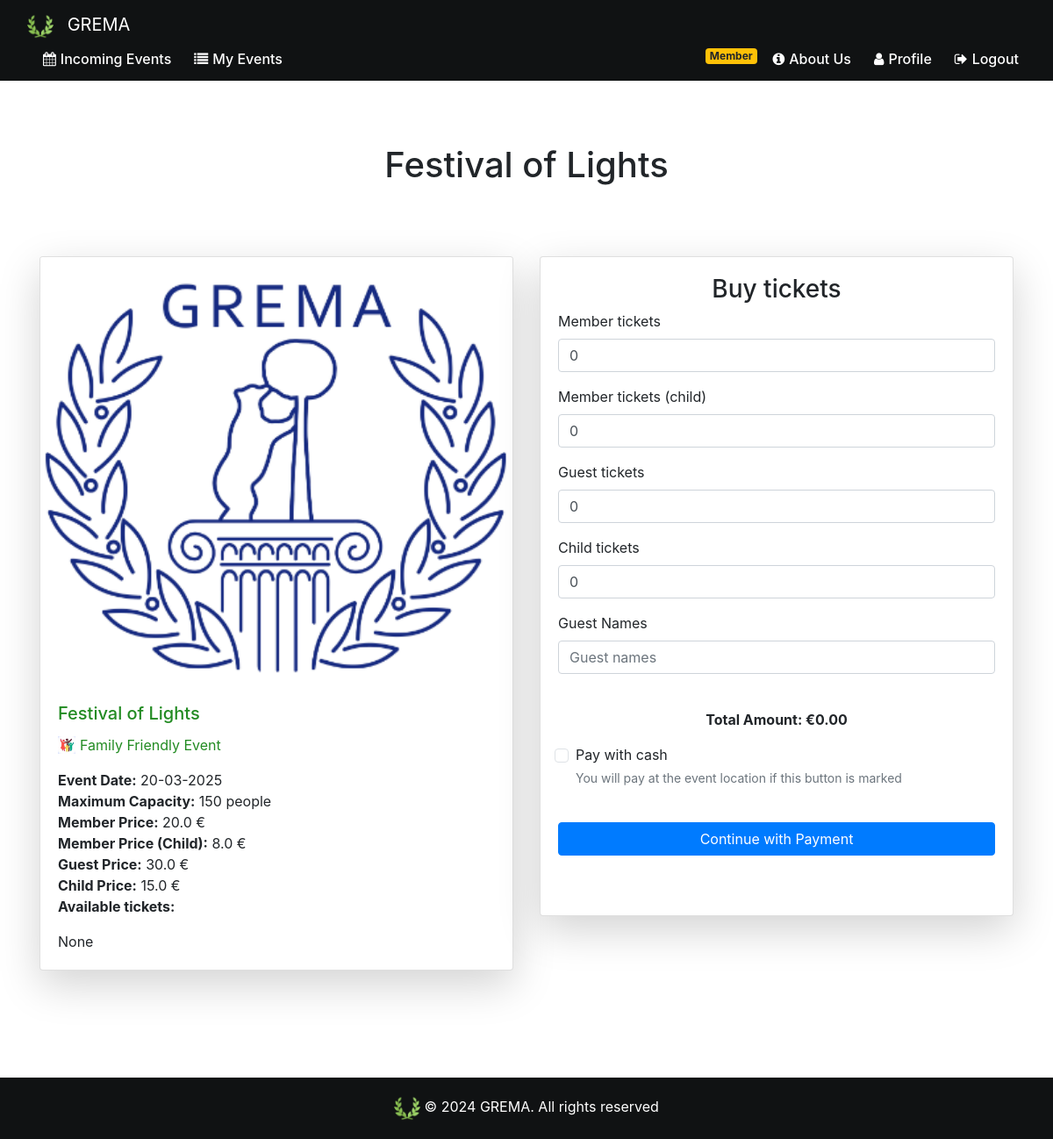
The app's page /event-attendance/2 (signed in), older data.
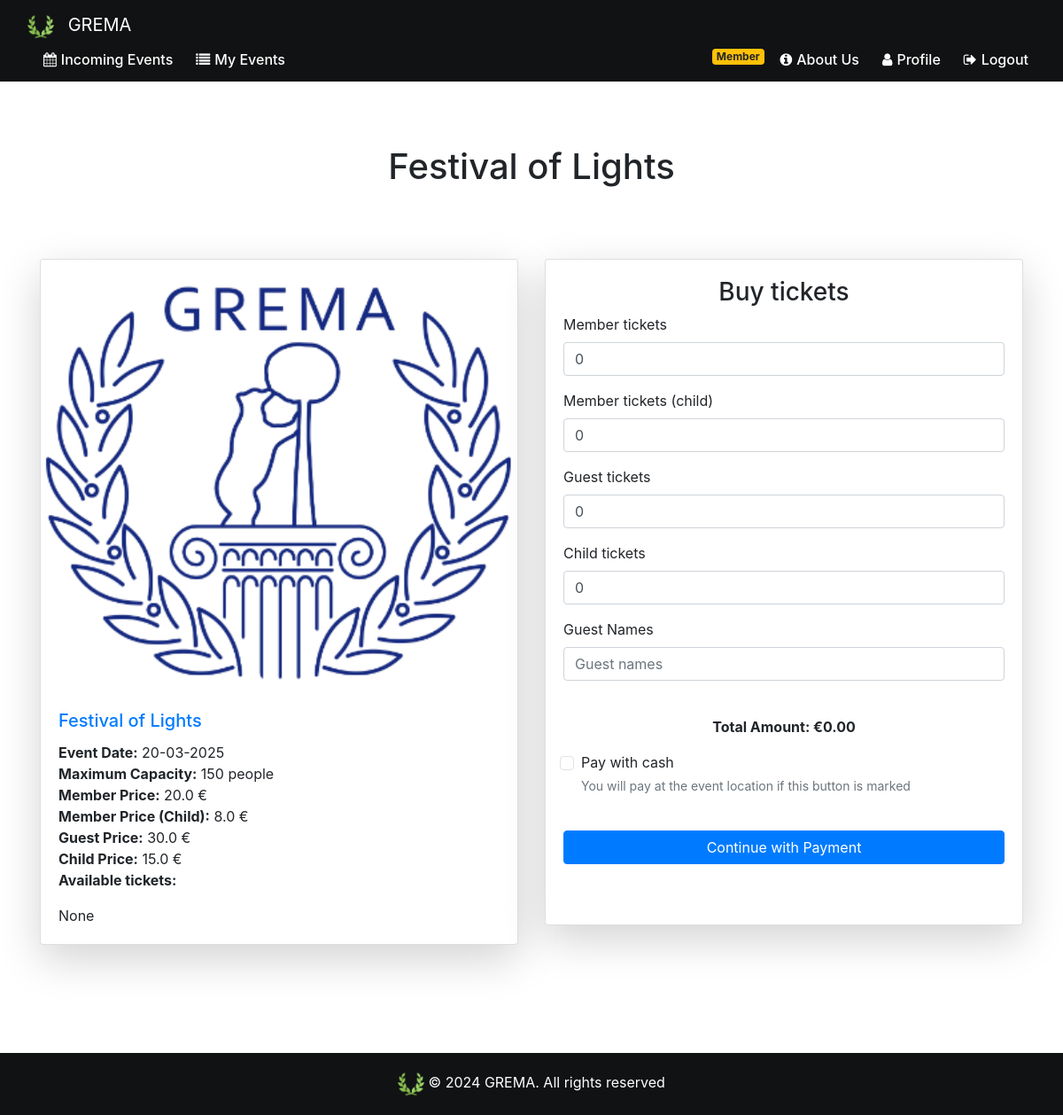
The same page, newer data.
### website/models.py (models this page shows)
class Event(db.Model):
    id = db.Column(db.Integer, primary_key=True)
    name= db.Column(db.String(80))
    date = db.Column(db.DateTime(timezone=True), default=func.current_date())
    max_guest_num = db.Column(db.Integer)
    member_price=db.Column(db.Float)
    member_child_price=db.Column(db.Float)
    guest_price=db.Column(db.Float)
    child_price=db.Column(db.Float)
    is_family_friendly=db.Column(db.Boolean)
    img_url=db.Column(db.String(300))
    description=db.Column(db.String(800))
    admin_id = db.Column(db.Integer, db.ForeignKey('admin.id'))

### website/views.py (the view)
@views.route('/event-attendance/<int:event_id>', methods=['GET', 'POST'])
@login_required
def event_attendance(event_id):
    event_details = calculate_event_details()
    event = Event.query.get_or_404(event_id)
    user_fee = Fee.query.filter_by(user_fee=current_user.id).first()
    return render_template('event.html', event=event, user=current_user, user_fee=user_fee, event_details=event_details)

### website/views.py (called while the page is built, shortened)
@views.context_processor
def inject_membership():
    if current_user.is_authenticated:
        is_member = Fee.query.filter_by(user_fee=current_user.id, payed=True).first() is not None
    else:
        is_member = False
    return dict(is_member=is_member)

def calculate_event_details():
    todos_los_eventos = Event.query.all()
    eventos_activos = [evento for evento in todos_los_eventos if evento.date >= datetime.now()]
    event_details = []
    return event_details

### website/templates/event.html (shortened to what the changed rows need)
{% extends "base.html" %}
{% block content %}
<br />
<h1 class="text-center mt-5">{{ event.name }}</h1>
<br />
<link rel="stylesheet" href="/static/checkout.css" />
<div class="container py-5">
    <div class="row">
        <div class="col-md-6 ">
            <div class="card shadow-lg mb-4 {% if event.is_family_friendly %}family-friendly{% endif %}">
                <div class="card-body">
                    <h5 class="card-title">
                        <a href="/event-attendance/{{ event.id }}">{{ event.name }}</a>
                    </h5>
                    <ul class="list-unstyled">
                        {% if event.is_family_friendly %}
                        <p class="family-friendly-label">
                            <img src="{{ url_for('static', filename='images/family_icon.jpg') }}" alt="Family Friendly Icon"
                                class="family-icon">
                            Family Friendly Event
                        </p>
                        {%endif%}
                        <li><strong>Event Date:</strong> {{ event.date.strftime('%d-%m-%Y') }}</li>
                        <li><strong>Maximum Capacity:</strong> {{ event.max_guest_num }} people</li>
                        <li><strong>Member Price:</strong> {{ event.member_price }} €</li>
                        <li><strong>Member Price (Child):</strong> {{ event.member_child_price }} €</li>
                        <li><strong>Guest Price:</strong> {{ event.guest_price }} €</li>
                        <li><strong>Child Price:</strong> {{ event.child_price }} €</li>
                        <p><strong>Available tickets:</strong>
                        </p>
                    </ul>
                    <p class="card-text">{{ event.description }}</p>
                </div>
            </div>
        </div>
    </div>
</div>
{% endblock %}

Row changes from the older to the newer data that the page shows:
changed Event "Festival of Lights": is_family_friendly True → empty (drawn)
Text that changed along with them:
text no longer shown: "Family Friendly Event"
